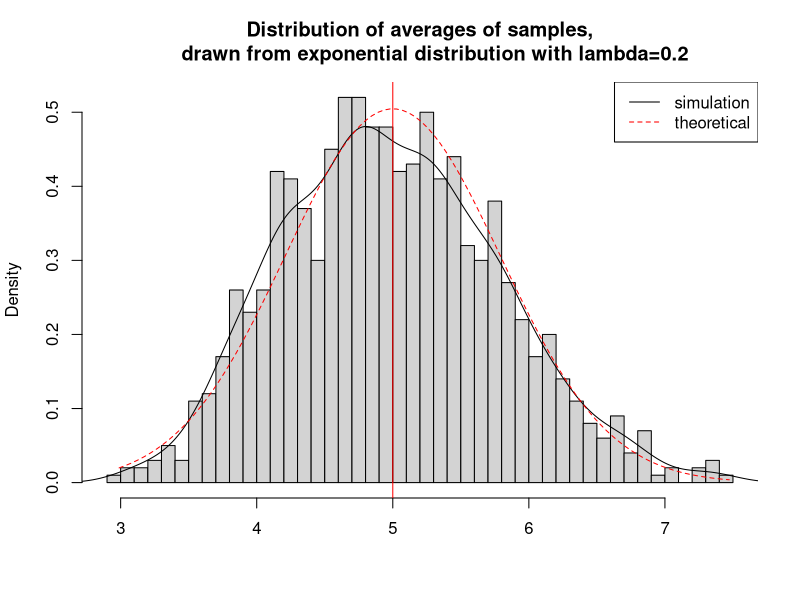
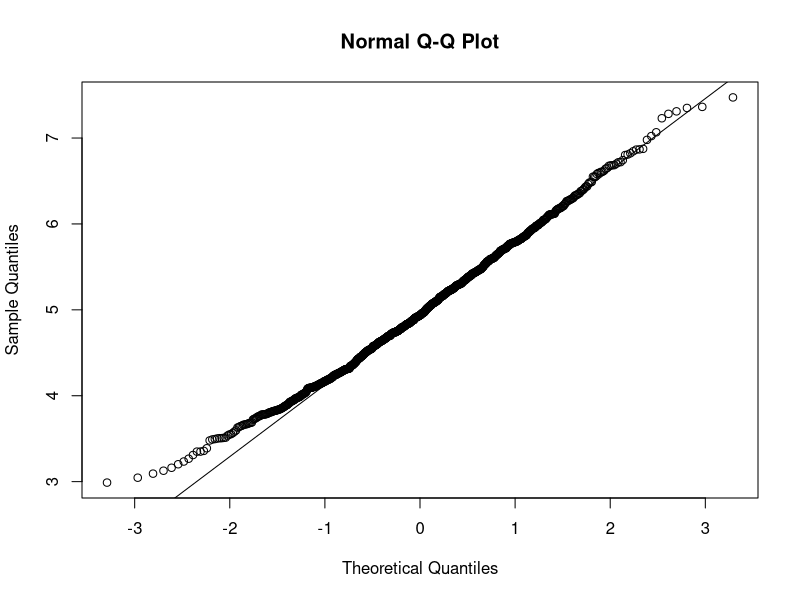
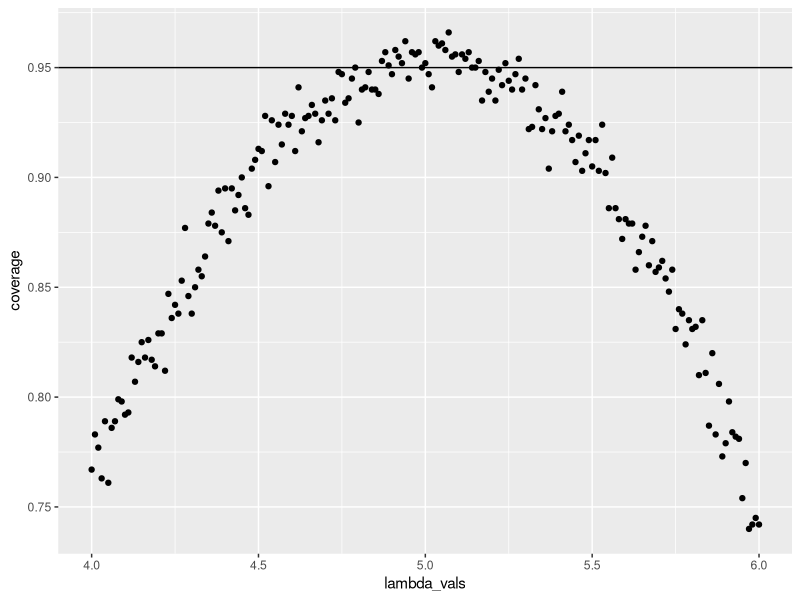

Source code (R) for these figures, in order:
## ---- chunk 1

library(ggplot2)

## ---- chunk 2
set.seed(3)
lambda <- 0.2
num_sim <- 1000
sample_size <- 40
sim <- matrix(rexp(num_sim*sample_size, rate=lambda), num_sim, sample_size)
row_means <- rowMeans(sim)
## ---- chunk 3
# plot the histogram of averages
hist(row_means, breaks=50, prob=TRUE,
     main="Distribution of averages of samples,
     drawn from exponential distribution with lambda=0.2",
     xlab="")
# density of the averages of samples
lines(density(row_means))
# theoretical center of distribution
abline(v=1/lambda, col="red")
# theoretical density of the averages of samples
xfit <- seq(min(row_means), max(row_means), length=100)
yfit <- dnorm(xfit, mean=1/lambda, sd=(1/lambda/sqrt(sample_size)))
lines(xfit, yfit, pch=22, col="red", lty=2)
# add legend
legend('topright', c("simulation", "theoretical"), lty=c(1,2), col=c("black", "red"))
## ---- chunk 4
qqnorm(row_means); qqline(row_means)
## ---- chunk 5
lambda_vals <- seq(4, 6, by=0.01)
coverage <- sapply(lambda_vals, function(lamb) {
    mu_hats <- rowMeans(matrix(rexp(sample_size*num_sim, rate=0.2),
                               num_sim, sample_size))
    ll <- mu_hats - qnorm(0.975) * sqrt(1/lambda**2/sample_size)
    ul <- mu_hats + qnorm(0.975) * sqrt(1/lambda**2/sample_size)
    mean(ll < lamb & ul > lamb)
})

library(ggplot2)
qplot(lambda_vals, coverage) + geom_hline(yintercept=0.95)
